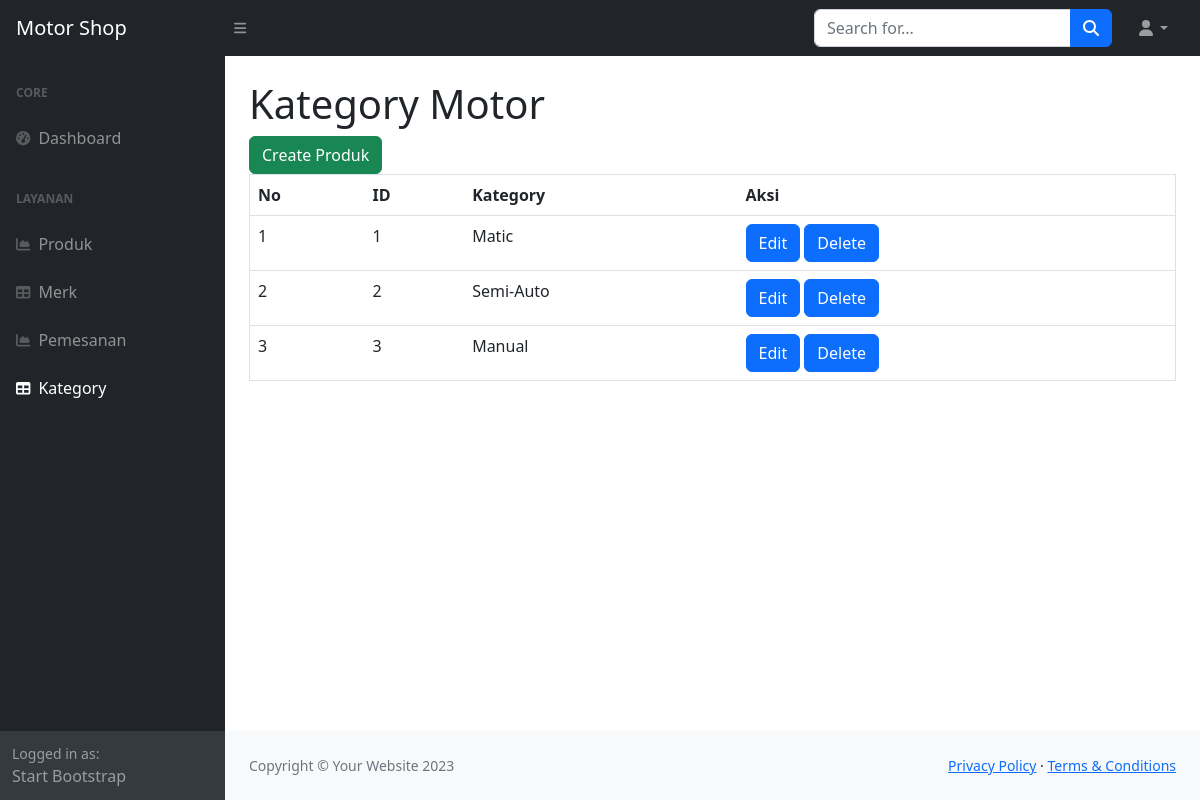
/backend/kategori.php, run on the app's committed database.
### tables this page shows
CREATE TABLE `tipe_motor` (
  `id` int(11) NOT NULL,
  `tipe_motor` varchar(191) NOT NULL
);

### backend/kategori.php (the view, shortened to what this page needs)
<?php
require_once "../database/dbkoneksi.php"
?>
<?php
$sql = "SELECT * FROM tipe_motor";
$rs = $dbh->query($sql);
?>
<!DOCTYPE html>
<html lang="en">
<head>
    <link href="https://cdn.jsdelivr.net/npm/simple-datatables@7.1.2/dist/style.min.css" rel="stylesheet" />
    <link href="css/styles.css" rel="stylesheet" />
</head>
<body class="sb-nav-fixed">
    <nav class="sb-topnav navbar navbar-expand navbar-dark bg-dark">
        <a class="navbar-brand ps-3" href="index.php">Motor Shop</a>
        <button class="btn btn-link btn-sm order-1 order-lg-0 me-4 me-lg-0" id="sidebarToggle" href="#!"><i
                class="fas fa-bars"></i></button>
        <form class="d-none d-md-inline-block form-inline ms-auto me-0 me-md-3 my-2 my-md-0">
            <div class="input-group">
                <input class="form-control" type="text" placeholder="Search for..." aria-label="Search for..."
                    aria-describedby="btnNavbarSearch" />
                <button class="btn btn-primary" id="btnNavbarSearch" type="button"><i
                        class="fas fa-search"></i></button>
            </div>
        </form>
        <ul class="navbar-nav ms-auto ms-md-0 me-3 me-lg-4">
            <li class="nav-item dropdown">
                <a class="nav-link dropdown-toggle" id="navbarDropdown" href="#" role="button" data-bs-toggle="dropdown"
                    aria-expanded="false"><i class="fas fa-user fa-fw"></i></a>
            </li>
        </ul>
    </nav>
    <div id="layoutSidenav">
        <div id="layoutSidenav_nav">
            <nav class="sb-sidenav accordion sb-sidenav-dark" id="sidenavAccordion">
                <div class="sb-sidenav-menu">
                    <div class="nav">
                        <div class="sb-sidenav-menu-heading">Core</div>
                        <a class="nav-link" href="#">
                            <div class="sb-nav-link-icon"><i class="fas fa-tachometer-alt"></i></div>
                            Dashboard
                        </a>
                        <div class="sb-sidenav-menu-heading">Layanan</div>
                        <a class="nav-link" href="index.php">
                            <div class="sb-nav-link-icon"><i class="fas fa-chart-area"></i></div>
                            Produk
                        </a>
                        <a class="nav-link" href="merk.php">
                            <div class="sb-nav-link-icon"><i class="fas fa-table"></i></div>
                            Merk
                        </a>
                        <a class="nav-link" href="pemesanan.php">
                            <div class="sb-nav-link-icon"><i class="fas fa-chart-area"></i></div>
                            Pemesanan
                        </a>
                        <a class="nav-link active" href="kategori.php">
                            <div class="sb-nav-link-icon"><i class="fas fa-table"></i></div>
                            Kategory
                        </a>
                    </div>
                </div>
                <div class="sb-sidenav-footer">
                    <div class="small">Logged in as:</div>
                    Start Bootstrap
                </div>
            </nav>
        </div>
        <div id="layoutSidenav_content">
            <main>
                <div class="container-fluid px-4">
                    <h1 class="mt-4">Kategory Motor</h1>
                    <a class="btn btn-success" href="form_kategori.php" role="button">Create Produk</a>
                    <table class="table" width="100%" border="1" cellspacing="2" cellpadding="2">
                        <thead>
                            <tr>
                                <th>No</th>
                                <th>ID</th>
                                <th>Kategory</th>
                                <th>Aksi</th>
                            </tr>
                        </thead>
                        <tbody>
                            <?php
                            $nomor  = 1;
                            foreach ($rs as $row) {
                            ?>
                            <tr>
                                <td><?= $nomor ?></td>
                                <td><?= $row['id'] ?></td>
                                <td><?= $row['tipe_motor'] ?></td>
                                <td>
                                    <a class="btn btn-primary" href="edit_kategori.php?idedit=<?= $row['id'] ?>">Edit</a>
                                    <a class="btn btn-primary" href="delete_kategori.php?iddel=<?= $row['id'] ?>"
                                        onclick="return confirm('Anda Yakin Hapus Data Produk')">Delete</a>
                                </td>
                            </tr>
                            <?php
                                $nomor++;
                            }
                            ?>
                        </tbody>
                    </table>
            </main>
            <footer class="py-4 bg-light mt-auto">
                <div class="container-fluid px-4">
                    <div class="d-flex align-items-center justify-content-between small">
                        <div class="text-muted">Copyright &copy; Your Website 2023</div>
                        <div>
                            <a href="#">Privacy Policy</a>
                            &middot;
                            <a href="#">Terms &amp; Conditions</a>
                        </div>
                    </div>
                </div>
            </footer>
        </div>
    </div>
</body>
</html>

### data on the page
tipe_motor: id "1", tipe_motor "Matic"
tipe_motor: id "2", tipe_motor "Semi-Auto"
tipe_motor: id "3", tipe_motor "Manual"
